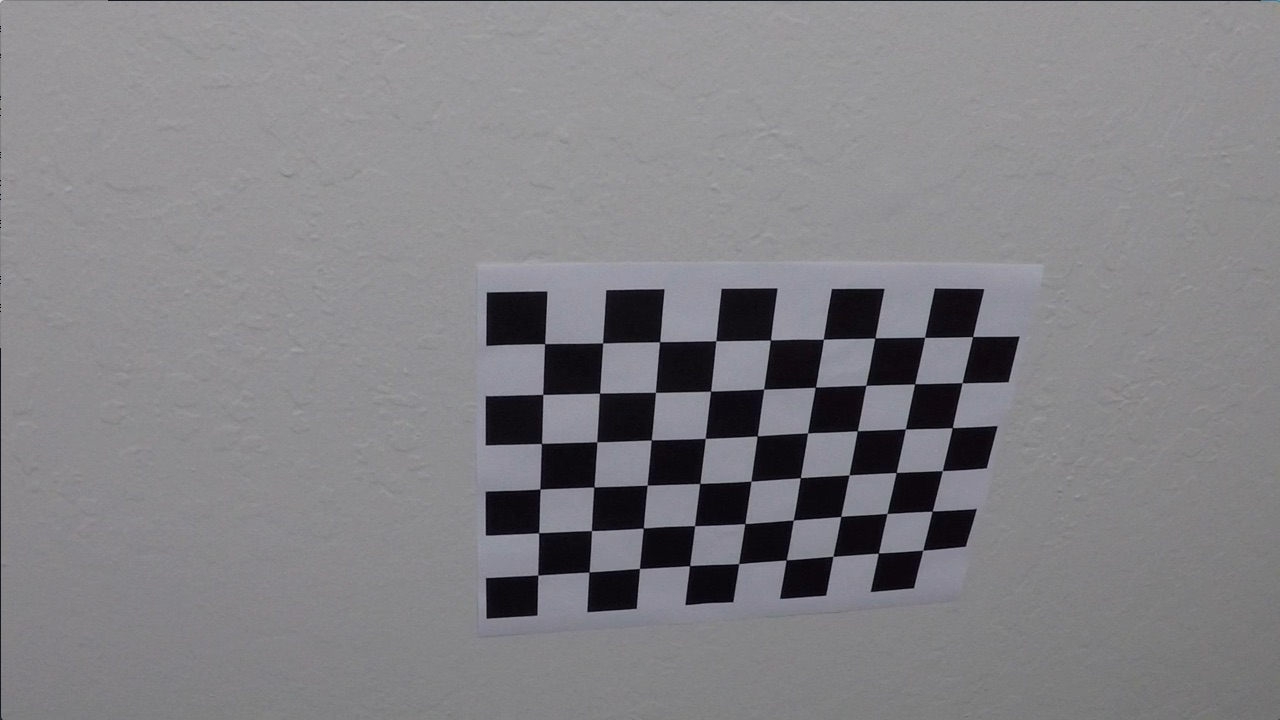
#> input picture camera_cal/calibration10.jpg, 1280 x 720 px; its folder holds only this picture in this run
$ jupyter execute --allow-errors finding-lane-lines.ipynb   (shell and % lines are left out)
#> lines starting #> are read from the running program, lines starting #| are printed output that depends on the picture; after the words box and inside, x2 and y2 are one past the last pixel; in counts of white or black regions, pixels touching at a corner belong together; long printed decimals are rounded
# Finding Lane Lines for Self Driving Cars

This talk will walk through identifying lane lines based on images and video taken from onboard cameras.

### Packages

[cell 1]
import numpy as np
import cv2
import glob
import matplotlib.pyplot as plt
import matplotlib.image as mpimg
from ipywidgets import interact, interactive, fixed

## Camera Calibration

[cell 2]
# prepare object points, like (0,0,0), (1,0,0), (2,0,0) ....,(6,5,0)
objp = np.zeros((6*9,3), np.float32)
objp[:,:2] = np.mgrid[0:9,0:6].T.reshape(-1,2)

# Arrays to store object points and image points from all the images.
objpoints = [] # 3d points in real world space
imgpoints = [] # 2d points in image plane.

# Make a list of calibration images
images = glob.glob('./camera_cal/calibration*.jpg')

fig, axs = plt.subplots(5,4, figsize=(16, 11))
fig.subplots_adjust(hspace = .2, wspace=.001)
axs = axs.ravel()

# Step through the list of images and search for chessboard corners in each one
for i, fname in enumerate(images):
    img = cv2.imread(fname)
#> img is the input picture: shape (720, 1280, 3); mean B, G, R 133.1, 129.4, 130.2
    gray = cv2.cvtColor(img,cv2.COLOR_BGR2GRAY)

    # Find the chessboard corners
    ret, corners = cv2.findChessboardCorners(gray, (9,6), None)
#> ret = True; corners = 54 rows, first 8: [545.3, 343.1], [602.7, 342.8], [660.1, 341.3], [715.8, 340.7], [770.6, 340], [823.5, 339.2], [874.3, 338.5], [925.1, 337.4]

    # If found, add object points, image points to the lists
    if ret == True:
        objpoints.append(objp)
        imgpoints.append(corners)

        # Draw and display the corners
        img = cv2.drawChessboardCorners(img, (9,6), corners, ret)
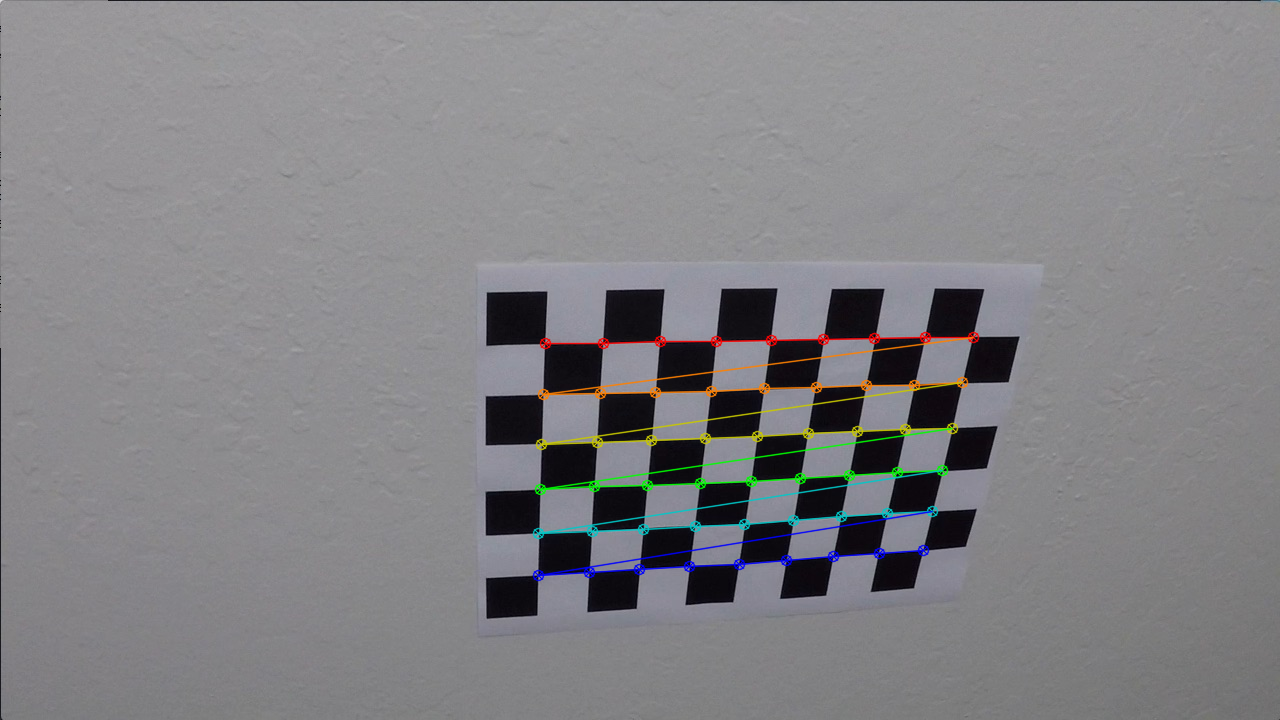
#> img: shape (720, 1280, 3); 1.91% of pixels changed, all inside (x1, y1, x2, y2) = (532, 331, 980, 582)

        axs[i].axis('off')
        axs[i].imshow(img)

*** Note that some of the images do not show because the chessboard corners were not found (ret == False).

### Use the object and image point lists from the chessboards above to calibrate the camera

[cell 3]
ret, mtx, dist, rvecs, tvecs = cv2.calibrateCamera(objpoints, imgpoints, gray.shape[::-1], None, None)
#> ret = 0.68; mtx = [[1143.7, 0, 681.7], [0, 1109.2, 367.7], [0, 0, 1]]; dist = [[-0.515, 2.99, -0.00876, 0.00937, 1.41]]; rvecs = ([0.451, -0.252, 0.0361],); tvecs = ([-2.31, -0.422, 19.12],)

What do these things look like, anyway?

[cell 4]
print("Camera Matrix")
print(mtx)
#| [[1.14370520e+03 0.00000000e+00 6.81652778e+02]
#|  [0.00000000e+00 1.10924994e+03 3.67698362e+02]
#|  [0.00000000e+00 0.00000000e+00 1.00000000e+00]]
print("Distortion Coeffs")
print(dist)
#| [[-0.5148  2.987 -0.008761  0.00937  1.414]]

## Image Distortion

We can use the `cv2.undistort` function to undistort our images based on our camera calibration from above

Here's a helper function to do just that:

[cell 5]
def undistort(img, mtx, dist):
    undist = cv2.undistort(img, mtx, dist, None, mtx)
    return undist

Let's test it out on one of the chessboard images and see what it looks like after it's undistorted

[cell 6]
fname = './camera_cal/calibration1.jpg'

#> (the rest of this cell did not finish here and is left out)

Well you can definitely see a difference!

Let's try it on an image taken from a car video.

[cell 7]
fname = './test_images/test2.jpg'
#> fname = './test_images/test2.jpg'

img = mpimg.imread(fname)
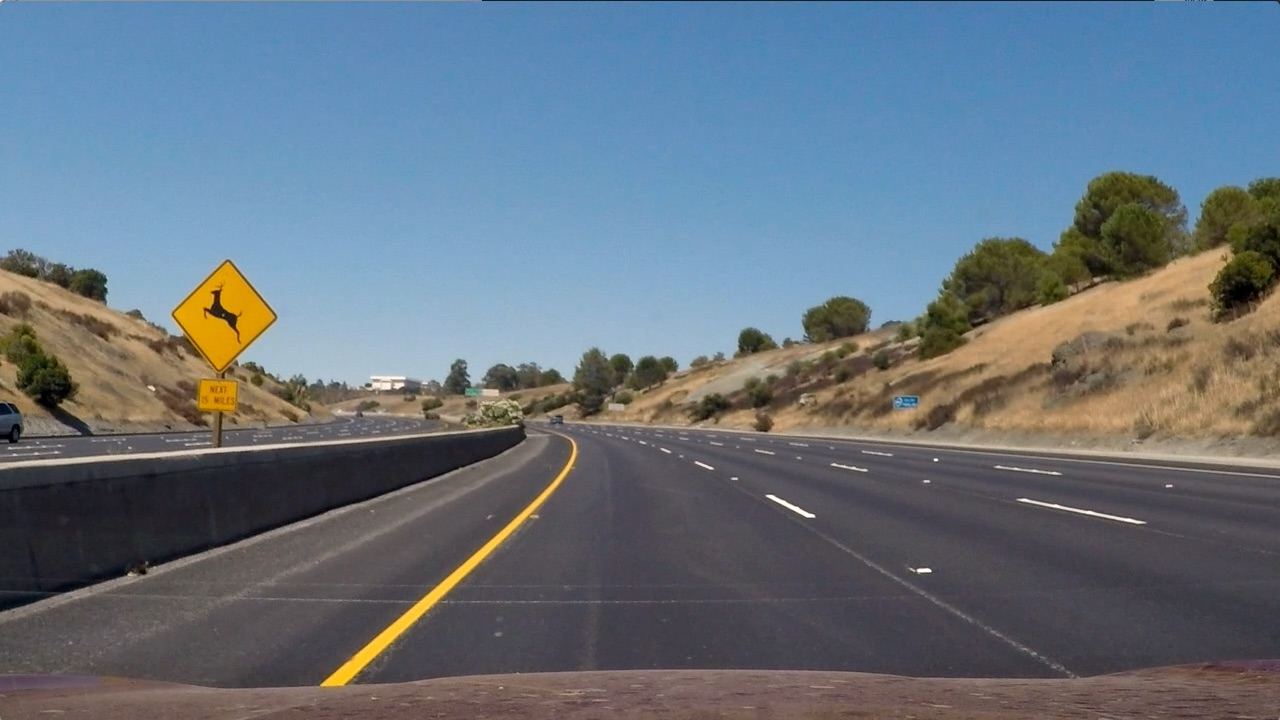
#> input picture test_images/test2.jpg, 1280 x 720 px
#> img is the input picture: shape (720, 1280, 3); mean R, G, B 102.8, 114.6, 125.5

# Use the undistort function, with the mtx and dist calculated above
undist = undistort(img, mtx, dist)
#> in undistort, `undist = cv2.undistort(img, mtx, dist, None, mtx)`:
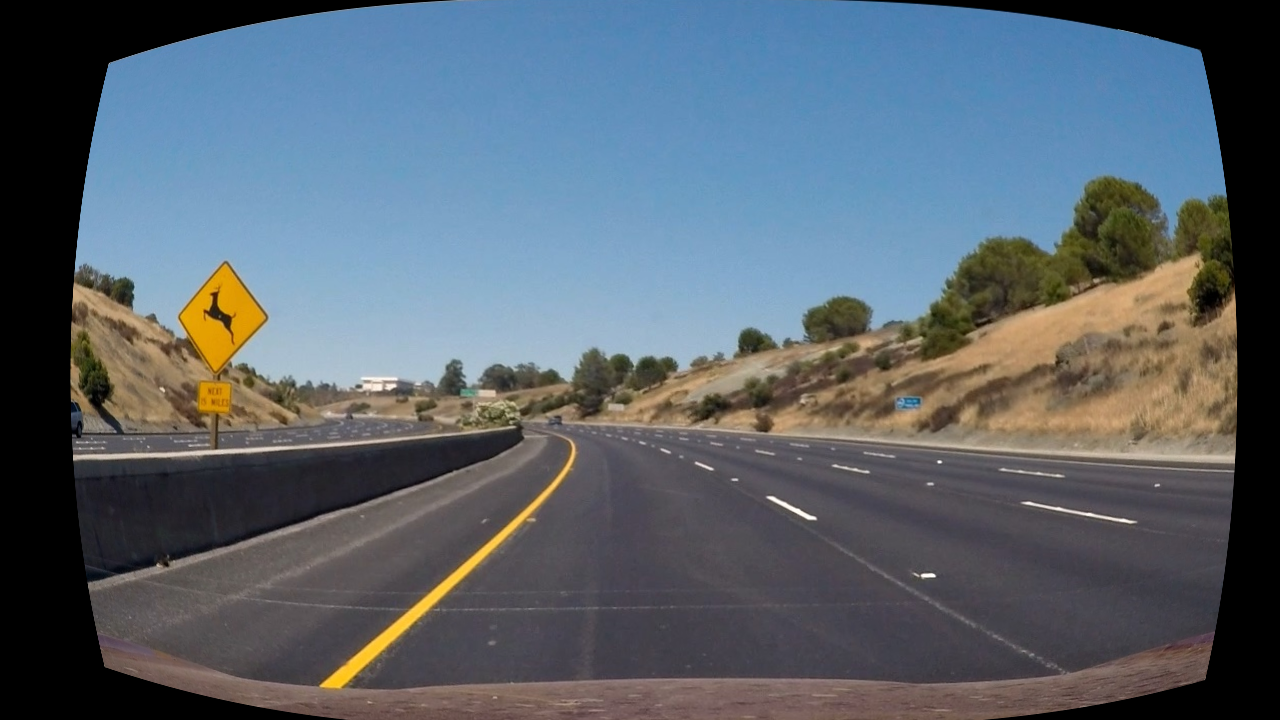
#> undist: shape (720, 1280, 3); mean R, G, B 89.6, 100, 109.5

### print an example plot of a comparison of a distorted and undistorted image
f, (ax1, ax2) = plt.subplots(1, 2, figsize=(24, 9))
f.tight_layout()
ax1.imshow(img)
ax1.set_title('Original Image', fontsize=50)
ax2.imshow(undist)
ax2.set_title('Undistorted Image', fontsize=50)
plt.subplots_adjust(left=0., right=1, top=0.9, bottom=0.)
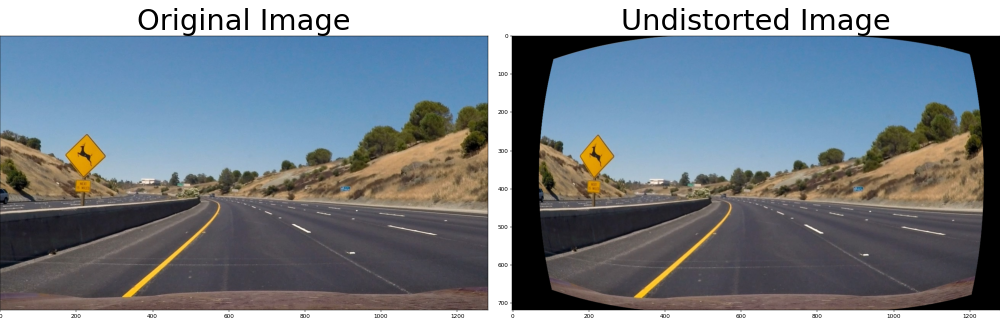
#> figure drawn by matplotlib, 2 panels
